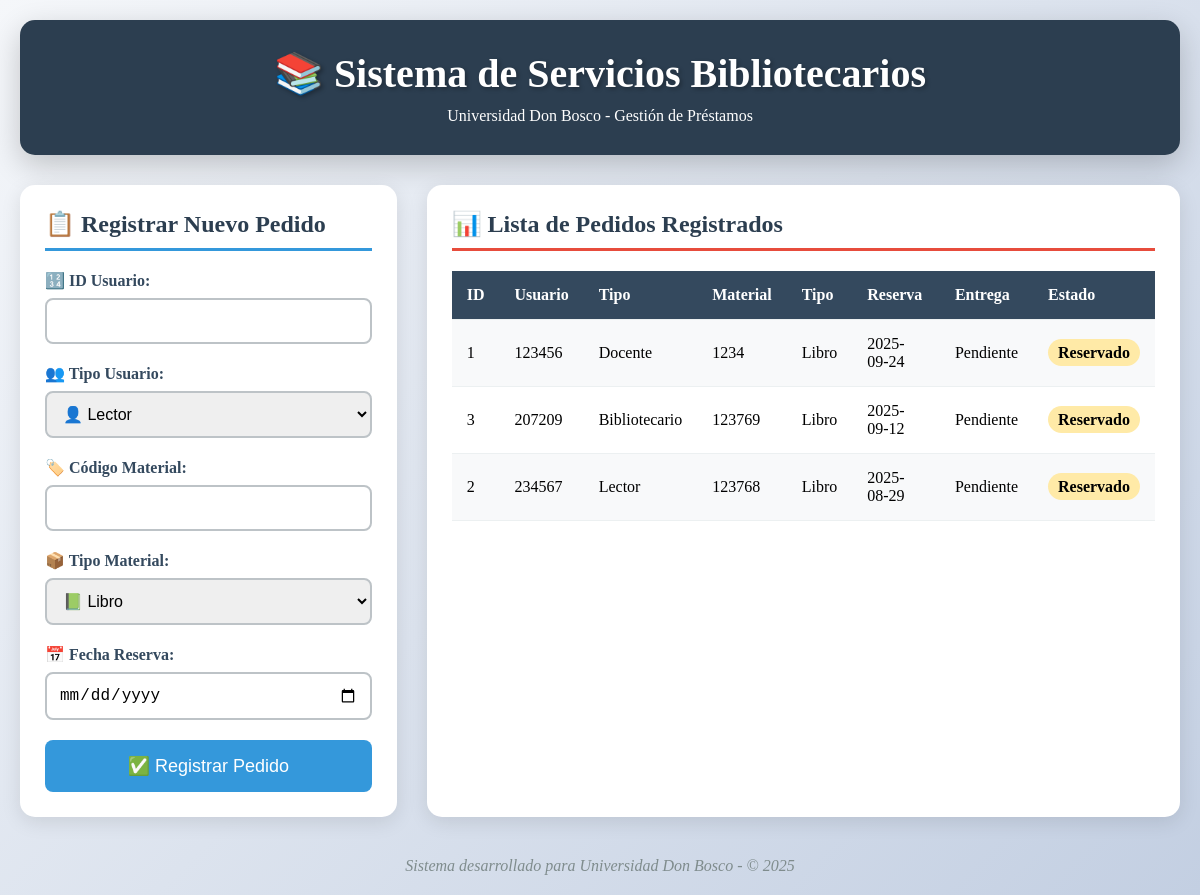
The app's page /biblioteca/index.php with its own data.
### tables this page shows
CREATE TABLE `pedido` (
  `id_pedido` int(11) NOT NULL,
  `id_usuario` int(11) NOT NULL,
  `tipo_usuario` enum('Lector','Bibliotecario','Escuela','Docente') NOT NULL,
  `codigo_material` varchar(50) DEFAULT NULL,
  `tipo_material` enum('Libro','Revista') NOT NULL,
  `fecha_reserva` date DEFAULT NULL,
  `fecha_entrega` date DEFAULT NULL,
  `estado` enum('Reservado','Entregado') DEFAULT 'Reservado'
);

### biblioteca/index.php (the view, shortened to what this page needs)
<?php include 'conexion.php'; ?>
<!DOCTYPE html>
<html lang="es">
<head>
    <link rel="stylesheet" href="styles.css">
</head>
<body>
    <div class="header">
        <h1>📚 Sistema de Servicios Bibliotecarios</h1>
        <p>Universidad Don Bosco - Gestión de Préstamos</p>
    </div>
    <div class="container">
        <div class="form-section">
            <h2>📋 Registrar Nuevo Pedido</h2>
            <form action="registrar_pedido.php" method="post">
                <div class="form-group">
                    <label for="id_usuario">🔢 ID Usuario:</label>
                    <input type="number" id="id_usuario" name="id_usuario" required>
                </div>
                <div class="form-group">
                    <label for="tipo_usuario">👥 Tipo Usuario:</label>
                    <select id="tipo_usuario" name="tipo_usuario" required>
                        <option value="Lector">👤 Lector</option>
                    </select>
                </div>
                <div class="form-group">
                    <label for="codigo_material">🏷️ Código Material:</label>
                    <input type="text" id="codigo_material" name="codigo_material" required>
                </div>
                <div class="form-group">
                    <label for="tipo_material">📦 Tipo Material:</label>
                    <select id="tipo_material" name="tipo_material" required>
                        <option value="Libro">📗 Libro</option>
                    </select>
                </div>
                <div class="form-group">
                    <label for="fecha_reserva">📅 Fecha Reserva:</label>
                    <input type="date" id="fecha_reserva" name="fecha_reserva" required>
                </div>
                <button type="submit" class="btn">✅ Registrar Pedido</button>
            </form>
        </div>
        <div class="table-section">
            <h2>📊 Lista de Pedidos Registrados</h2>
            <?php
            $sql = "SELECT * FROM Pedido ORDER BY fecha_reserva DESC";
            $result = $conexion->query($sql);
            if ($result->num_rows > 0) {
                echo "<table class='pedidos-table'>
                        <tr>
                            <th>ID</th>
                            <th>Usuario</th>
                            <th>Tipo</th>
                            <th>Material</th>
                            <th>Tipo</th>
                            <th>Reserva</th>
                            <th>Entrega</th>
                            <th>Estado</th>
                        </tr>";
                while($row = $result->fetch_assoc()) {
                    $estado_class = $row['estado'] == 'Reservado' ? 'estado-reservado' : 'estado-entregado';
                    echo "<tr>
                            <td>".$row['id_pedido']."</td>
                            <td>".$row['id_usuario']."</td>
                            <td>".$row['tipo_usuario']."</td>
                            <td>".$row['codigo_material']."</td>
                            <td>".$row['tipo_material']."</td>
                            <td>".$row['fecha_reserva']."</td>
                            <td>".($row['fecha_entrega'] ? $row['fecha_entrega'] : 'Pendiente')."</td>
                            <td><span class='$estado_class'>".$row['estado']."</span></td>
                        </tr>";
                }
                echo "</table>";
            } else {
                echo "<p style='text-align: center; color: #7f8c8d;'>No hay pedidos registrados todavía.</p>";
            }
            ?>
        </div>
    </div>
    <div class="footer">
        <p>Sistema desarrollado para Universidad Don Bosco - © 2025</p>
    </div>
</body>
</html>

### biblioteca/styles.css (style rules this page uses)
* { margin: 0; padding: 0; box-sizing: border-box; }
body { font-family: 'Georgia', serif; background: linear-gradient(135deg, #f5f7fa 0%, #c3cfe2 100%); min-height: 100vh; padding: 20px; }
.header { background: #2c3e50; color: white; padding: 30px; text-align: center; border-radius: 15px; margin-bottom: 30px; box-shadow: 0 10px 30px rgba(0,0,0,0.2); }
.header h1 { font-size: 2.5em; margin-bottom: 10px; text-shadow: 2px 2px 4px rgba(0,0,0,0.3); }
.container { max-width: 1200px; margin: 0 auto; display: grid; grid-template-columns: 1fr 2fr; gap: 30px; }
.form-section { background: white; padding: 25px; border-radius: 15px; box-shadow: 0 5px 20px rgba(0,0,0,0.1); }
.form-section h2 { color: #2c3e50; margin-bottom: 20px; border-bottom: 3px solid #3498db; padding-bottom: 10px; }
.form-group { margin-bottom: 20px; }
.form-group label { display: block; margin-bottom: 8px; font-weight: bold; color: #34495e; }
.form-group input, .form-group select { width: 100%; padding: 12px; border: 2px solid #bdc3c7; border-radius: 8px; font-size: 16px; transition: border-color 0.3s ease; }
.btn { background: #3498db; color: white; padding: 15px 30px; border: none; border-radius: 8px; font-size: 18px; cursor: pointer; transition: background 0.3s ease; width: 100%; }
.table-section { background: white; padding: 25px; border-radius: 15px; box-shadow: 0 5px 20px rgba(0,0,0,0.1); }
.table-section h2 { color: #2c3e50; margin-bottom: 20px; border-bottom: 3px solid #e74c3c; padding-bottom: 10px; }
.pedidos-table { width: 100%; border-collapse: collapse; margin-top: 20px; }
.pedidos-table th, .pedidos-table td { padding: 15px; text-align: left; border-bottom: 1px solid #ecf0f1; }
.pedidos-table th { background: #34495e; color: white; font-weight: bold; }
.pedidos-table tr:nth-child(even) { background: #f8f9fa; }
.estado-reservado { background: #ffeaa7; padding: 5px 10px; border-radius: 15px; font-weight: bold; }
.footer { text-align: center; margin-top: 40px; color: #7f8c8d; font-style: italic; }

### records on screen
pedido: id_pedido "1", id_usuario "123456", tipo_usuario "Docente", codigo_material "1234", tipo_material "Libro", fecha_reserva "2025-09-24", shows "Pendiente", estado "Reservado"
pedido: id_pedido "3", id_usuario "207209", tipo_usuario "Bibliotecario", codigo_material "123769", tipo_material "Libro", fecha_reserva "2025-09-12", shows "Pendiente", estado "Reservado"
pedido: id_pedido "2", id_usuario "234567", tipo_usuario "Lector", codigo_material "123768", tipo_material "Libro", fecha_reserva "2025-08-29", shows "Pendiente", estado "Reservado"
